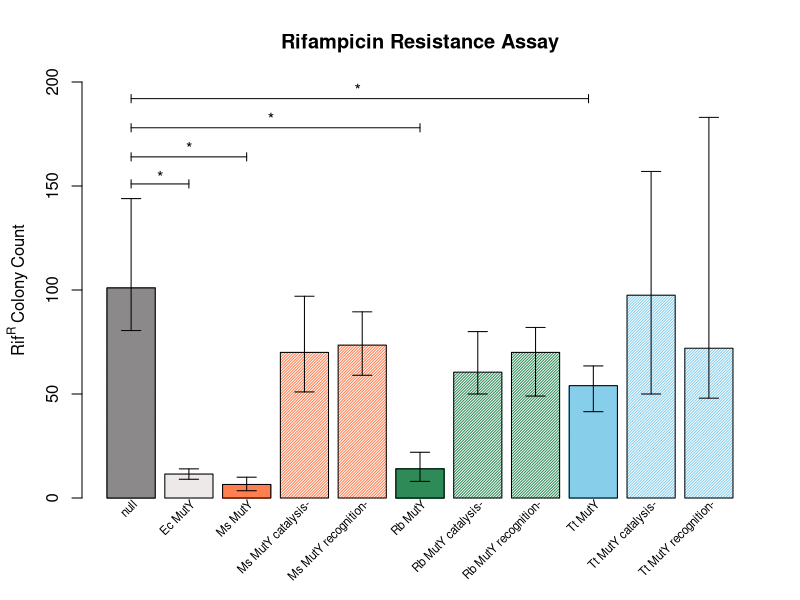

The R source for this figure:
RifR_LC <- read.csv("LostCity_2022_RifampicinResistanceAssay.csv")

library(boot)

# creates the RifR_LC.median function
RifR_LC.median <- function(RifR_LC.column, indices) {
  return(median(RifR_LC.column[indices], na.rm = "TRUE"))
} # creates the median function for bootstrapping 

# creates the RifR_LC.median function
RifR_LC.foldChange <- function(RifR_LC.frame, indices) {
  a <- median(RifR_LC.frame[indices,1], na.rm = "TRUE")
  b <- median(RifR_LC.frame[indices,2], na.rm = "TRUE")
  return(b/a)
}

# creates the RifR_LC.summary data frame with column names and column binding
RifR_LC.summary <- colnames(RifR_LC)
RifR_LC.summary <- cbind(RifR_LC.summary, 
                         data.frame("median" = numeric(length(colnames(RifR_LC))), 
                                    "ci.low" = numeric(length(colnames(RifR_LC))), 
                                    "ci.high" = numeric(length(colnames(RifR_LC))),
                                    "Fold.Change.from.EcMutY" = numeric(length(colnames(RifR_LC))),
                                    "ci.low.Fold.Change.from.EcMutY" = numeric(length(colnames(RifR_LC))),
                                    "ci.high.Fold.Change.from.EcMutY" = numeric(length(colnames(RifR_LC))),
                                    "n" = numeric(length(colnames(RifR_LC)))))

#  for-loop to walk through each set of RifR_LC frequencies for each of the different MutY variants
MutY.list <- colnames(RifR_LC)
index <- 1
for (MutY in MutY.list) {
  RifR_LC.summary[index,"median"] <- median(RifR_LC[,MutY], na.rm = "TRUE")
  RifR_LC.bootstrap = boot(RifR_LC[,MutY], RifR_LC.median, R=10000)
  RifR_LC.summary[index,"ci.low"] <- boot.ci(RifR_LC.bootstrap, type="perc")$percent[[4]]
  RifR_LC.summary[index,"ci.high"] <- boot.ci(RifR_LC.bootstrap, type="perc")$percent[[5]]
  index <- index + 1
}

# for-loop to walk through each set of RifR_LC frequencies for each LCHF MutY 
#variants calculate fold change
k <- 3
for (MutY in MutY.list[3:11]) {
  dataFrame <- data.frame("EcMutY" = RifR_LC[,2], RifR_LC[,MutY])
  RifR_LC.summary[k,"Fold.Change.from.EcMutY"] <- RifR_LC.foldChange(dataFrame)
  RifR_LC.bootstrap = boot(dataFrame, RifR_LC.foldChange, R=10000)
  RifR_LC.summary[k,"ci.low.Fold.Change.from.EcMutY"] <- boot.ci(RifR_LC.bootstrap, type="perc")$percent[[4]]
  RifR_LC.summary[k,"ci.high.Fold.Change.from.EcMutY"] <- boot.ci(RifR_LC.bootstrap, type="perc")$percent[[5]]
  i <- 0
  for (num in RifR_LC[,MutY]) {
    if (!is.na(num)) {
      i <- i + 1
    }
  }
  RifR_LC.summary[k, "n"] <- i
  k <- k + 1
}

# add fold change value for null MutY
dataFrame <- data.frame("EcMutY" = RifR_LC[,2], RifR_LC[,"MutY0"])
RifR_LC.summary[1,"Fold.Change.from.EcMutY"] <- RifR_LC.foldChange(dataFrame)
RifR_LC.bootstrap = boot(dataFrame, RifR_LC.foldChange, R=10000)
RifR_LC.summary[1,"ci.low.Fold.Change.from.EcMutY"] <- boot.ci(RifR_LC.bootstrap, type="perc")$percent[[4]]
RifR_LC.summary[1,"ci.high.Fold.Change.from.EcMutY"] <- boot.ci(RifR_LC.bootstrap, type="perc")$percent[[5]]
i <- 0
for (num in RifR_LC[,2]) {
  if (!is.na(num)) {
    i <- i + 1
  }
}
RifR_LC.summary[1, "n"] <- i

# add fold change value for EcMuty
dataFrame <- data.frame("EcMutY" = RifR_LC[,2], RifR_LC[,2])
RifR_LC.summary[2,"Fold.Change.from.EcMutY"] <- RifR_LC.foldChange(dataFrame)
RifR_LC.summary[2,"ci.low.Fold.Change.from.EcMutY"] <- as.numeric("NA")
RifR_LC.summary[2,"ci.high.Fold.Change.from.EcMutY"] <- as.numeric("NA")
i <- 0
for (num in RifR_LC[,1]) {
  if (!is.na(num)) {
    i <- i + 1
  }
}
RifR_LC.summary[2, "n"] <- i

# Creates function for plotting barplot
rotate_x <- function(data, column_to_plot, labels_vec, rot_angle) {
  plt <- barplot(data[[column_to_plot]],
                 main = "Rifampicin Resistance Assay",
                 #ylab = expression(Rif^R ~ Colony ~ Count),
                 ylim = c(0,200),
                 col = c("snow4", "snow2",
                         "coral","coral","coral",
                         "seagreen","seagreen","seagreen",
                         "skyblue","skyblue","skyblue"),
                 density = c(1000, 1000,
                             1000,50,50,
                             1000,50,50,
                             1000,50,50),
                 xaxt="n")
  title(ylab = expression(Rif^R ~ Colony ~ Count), line=2.5, cex.lab=1)
  text(plt, par("usr")[3], labels = labels_vec, 
       srt = rot_angle, adj = c(1,1.1), xpd = TRUE, cex=0.7) 
}

# Creates vector of labels for x-axis of barplot
v <- c("null", "Ec MutY", "Ms MutY", "Ms MutY catalysis-",
       "Ms MutY recognition-", "Rb MutY", "Rb MutY catalysis-",
       "Rb MutY recognition-", "Tt MutY", "Tt MutY catalysis-",
       "Tt MutY recognition-")

# Creates barplot
rotate_x(RifR_LC.summary, 'median',v, 45)

# adds error bars to barplot based on confidence intervals.
i = 0.7
j = 1
for (ci in RifR_LC.summary$median) {
  segments(i, RifR_LC.summary[j,3], i, RifR_LC.summary[j,4])
  segments(i-.2, RifR_LC.summary[j,3], i+.2, RifR_LC.summary[j,3])
  segments(i-.2, RifR_LC.summary[j,4], i+.2, RifR_LC.summary[j,4])
  i <- i + 1.2
  j <- j + 1
}
text(x = c(1.3, 1.9, 3.6, 5.4), y = c(156, 170, 184, 198), "*")
segments(x0=0.7, y0 = 151 , x1 = 1.9, y1 = 151 )
segments(x0=0.7, y0 = 149 , x1 = 0.7, y1 = 153 )
segments(x0=1.9, y0 = 149 , x1 = 1.9, y1 = 153 )

segments(x0=0.7, y0 = 164 , x1 = 3.1, y1 = 164 )
segments(x0=0.7, y0 = 162 , x1 = 0.7, y1 = 166 )
segments(x0=3.1, y0 = 162 , x1 = 3.1, y1 = 166 )

segments(x0=0.7, y0 = 178 , x1 = 6.7, y1 = 178 )
segments(x0=0.7, y0 = 176 , x1 = 0.7, y1 = 180 )
segments(x0=6.7, y0 = 176 , x1 = 6.7, y1 = 180 )

segments(x0=0.7, y0 = 192 , x1 = 10.2, y1 = 192 )
segments(x0=0.7, y0 = 190 , x1 = 0.7, y1 = 194 )
segments(x0=10.2, y0 = 190 , x1 = 10.2, y1 = 194 )

# writes out the RifR_LC.summary table as a CSV 
write.csv(RifR_LC.summary, "AllExperiments2022data_5.csv")
